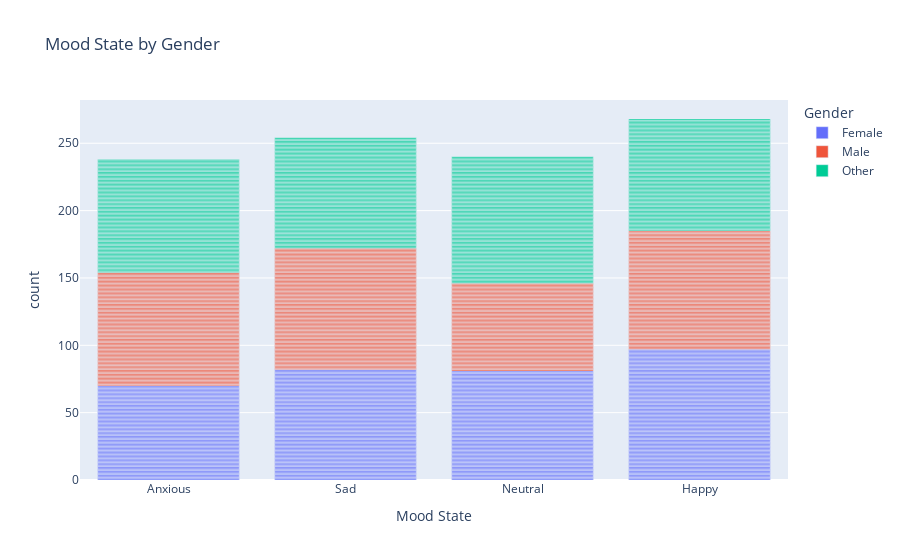

Notebook code for this chart:
### Code cell
fig_bar = px.bar(data, x='Mood State', color='Gender', title='Mood State by Gender')
fig_bar.show()

### Figure 1 — Plotly figure (JSON) as saved in the notebook; plotly's stock layout.template omitted (floating-point values rounded to 4 significant figures; data arrays with more than 128 entries replaced by an {"elided": "..."} marker saying what was removed)
{"data": [{"alignmentgroup": "True", "hovertemplate": "Gender=Female<br>Mood State=%{x}<br>count=%{y}<extra></extra>", "legendgroup": "Female", "marker": {"color": "#636efa", "pattern": {"shape": ""}}, "name": "Female", "offsetgroup": "Female", "orientation": "v", "showlegend": true, "textposition": "auto", "type": "bar", "x": {"elided": "330 str values"}, "xaxis": "x", "y": {"elided": "330 int values"}, "yaxis": "y"}, {"alignmentgroup": "True", "hovertemplate": "Gender=Male<br>Mood State=%{x}<br>count=%{y}<extra></extra>", "legendgroup": "Male", "marker": {"color": "#EF553B", "pattern": {"shape": ""}}, "name": "Male", "offsetgroup": "Male", "orientation": "v", "showlegend": true, "textposition": "auto", "type": "bar", "x": {"elided": "327 str values"}, "xaxis": "x", "y": {"elided": "327 int values"}, "yaxis": "y"}, {"alignmentgroup": "True", "hovertemplate": "Gender=Other<br>Mood State=%{x}<br>count=%{y}<extra></extra>", "legendgroup": "Other", "marker": {"color": "#00cc96", "pattern": {"shape": ""}}, "name": "Other", "offsetgroup": "Other", "orientation": "v", "showlegend": true, "textposition": "auto", "type": "bar", "x": {"elided": "343 str values"}, "xaxis": "x", "y": {"elided": "343 int values"}, "yaxis": "y"}], "layout": {"barmode": "relative", "legend": {"title": {"text": "Gender"}, "tracegroupgap": 0}, "title": {"text": "Mood State by Gender"}, "xaxis": {"anchor": "y", "domain": [0, 1], "title": {"text": "Mood State"}}, "yaxis": {"anchor": "x", "domain": [0, 1], "title": {"text": "count"}}}}
